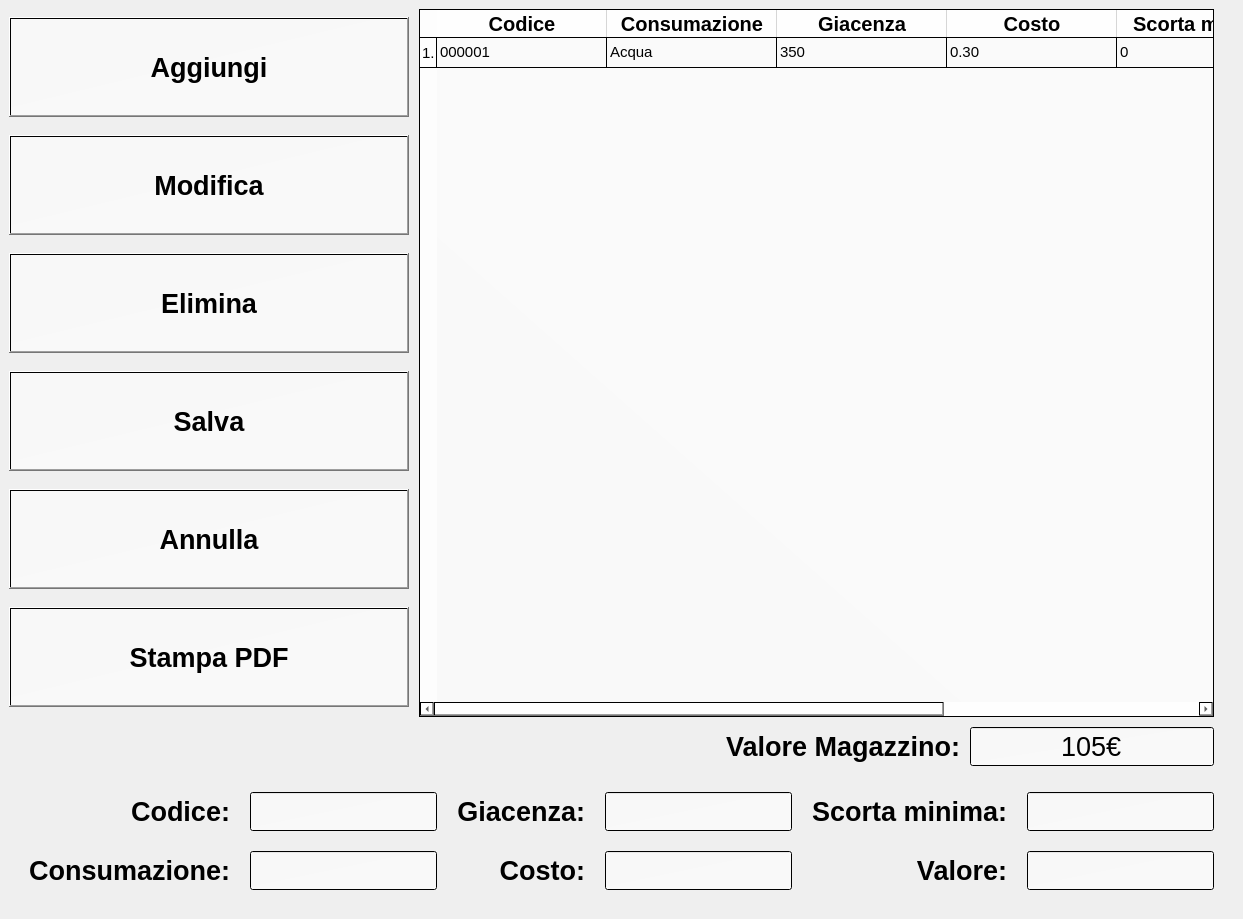
<?xml version="1.0" encoding="UTF-8"?>
<ui version="4.0">
 <class>MainWindow</class>
 <widget class="QMainWindow" name="MainWindow">
  <property name="geometry">
   <rect>
    <x>0</x>
    <y>0</y>
    <width>1243</width>
    <height>919</height>
   </rect>
  </property>
  <property name="minimumSize">
   <size>
    <width>1243</width>
    <height>744</height>
   </size>
  </property>
  <property name="windowTitle">
   <string>Magazzino</string>
  </property>
  <property name="windowIcon">
   <iconset>
    <normaloff>resources/logo/logo_small_icon_only_inverted.png</normaloff>resources/logo/logo_small_icon_only_inverted.png</iconset>
  </property>
  <property name="styleSheet">
   <string notr="true">background-image: url(:/magazzino/calzificio-primato-processo-produttivo-logistica-header-2.jpg);</string>
  </property>
  <widget class="QWidget" name="centralwidget">
   <layout class="QGridLayout" name="gridLayout_2">
    <item row="0" column="0">
     <layout class="QVBoxLayout" name="verticalLayout">
      <property name="spacing">
       <number>10</number>
      </property>
      <property name="rightMargin">
       <number>20</number>
      </property>
      <item>
       <layout class="QHBoxLayout" name="horizontalLayout">
        <item>
         <layout class="QVBoxLayout" name="verticalLayout_2">
          <item>
           <widget class="QPushButton" name="pushButton_Aggiungi">
            <property name="minimumSize">
             <size>
              <width>0</width>
              <height>20</height>
             </size>
            </property>
            <property name="maximumSize">
             <size>
              <width>400</width>
              <height>100</height>
             </size>
            </property>
            <property name="font">
             <font>
              <family>Arial</family>
              <pointsize>20</pointsize>
              <weight>75</weight>
              <bold>true</bold>
             </font>
            </property>
            <property name="styleSheet">
             <string notr="true">background-image: url(:/magazzino/tpg.png);
background-color: qlineargradient(spread:pad, x1:0, y1:0, x2:1, y2:1, stop:0 rgba(255, 255, 255, 140), stop:1 rgba(255, 255, 255, 165));</string>
            </property>
            <property name="text">
             <string>Aggiungi</string>
            </property>
           </widget>
          </item>
          <item>
           <widget class="QPushButton" name="pushButton_Modifica">
            <property name="minimumSize">
             <size>
              <width>0</width>
              <height>20</height>
             </size>
            </property>
            <property name="maximumSize">
             <size>
              <width>400</width>
              <height>100</height>
             </size>
            </property>
            <property name="font">
             <font>
              <family>Arial</family>
              <pointsize>20</pointsize>
              <weight>75</weight>
              <bold>true</bold>
             </font>
            </property>
            <property name="styleSheet">
             <string notr="true">background-image: url(:/magazzino/tpg.png);
background-color: qlineargradient(spread:pad, x1:0, y1:0, x2:1, y2:1, stop:0 rgba(255, 255, 255, 140), stop:1 rgba(255, 255, 255, 165));</string>
            </property>
            <property name="text">
             <string>Modifica</string>
            </property>
           </widget>
          </item>
          <item>
           <widget class="QPushButton" name="pushButton_Elimina">
            <property name="minimumSize">
             <size>
              <width>0</width>
              <height>20</height>
             </size>
            </property>
            <property name="maximumSize">
             <size>
              <width>400</width>
              <height>100</height>
             </size>
            </property>
            <property name="font">
             <font>
              <family>Arial</family>
              <pointsize>20</pointsize>
              <weight>75</weight>
              <bold>true</bold>
             </font>
            </property>
            <property name="styleSheet">
             <string notr="true">background-image: url(:/magazzino/tpg.png);
background-color: qlineargradient(spread:pad, x1:0, y1:0, x2:1, y2:1, stop:0 rgba(255, 255, 255, 140), stop:1 rgba(255, 255, 255, 165));</string>
            </property>
            <property name="text">
             <string>Elimina</string>
            </property>
           </widget>
          </item>
          <item>
           <widget class="QPushButton" name="pushButton_Salva">
            <property name="minimumSize">
             <size>
              <width>0</width>
              <height>20</height>
             </size>
            </property>
            <property name="maximumSize">
             <size>
              <width>400</width>
              <height>100</height>
             </size>
            </property>
            <property name="font">
             <font>
              <family>Arial</family>
              <pointsize>20</pointsize>
              <weight>75</weight>
              <bold>true</bold>
             </font>
            </property>
            <property name="styleSheet">
             <string notr="true">background-image: url(:/magazzino/tpg.png);
background-color: qlineargradient(spread:pad, x1:0, y1:0, x2:1, y2:1, stop:0 rgba(255, 255, 255, 140), stop:1 rgba(255, 255, 255, 165));</string>
            </property>
            <property name="text">
             <string>Salva</string>
            </property>
           </widget>
          </item>
          <item>
           <widget class="QPushButton" name="pushButton_Annulla">
            <property name="minimumSize">
             <size>
              <width>0</width>
              <height>20</height>
             </size>
            </property>
            <property name="maximumSize">
             <size>
              <width>400</width>
              <height>100</height>
             </size>
            </property>
            <property name="font">
             <font>
              <family>Arial</family>
              <pointsize>20</pointsize>
              <weight>75</weight>
              <bold>true</bold>
             </font>
            </property>
            <property name="styleSheet">
             <string notr="true">background-image: url(:/magazzino/tpg.png);
background-color: qlineargradient(spread:pad, x1:0, y1:0, x2:1, y2:1, stop:0 rgba(255, 255, 255, 140), stop:1 rgba(255, 255, 255, 165));</string>
            </property>
            <property name="text">
             <string>Annulla</string>
            </property>
           </widget>
          </item>
          <item>
           <widget class="QPushButton" name="pushButton_StampaPDF">
            <property name="minimumSize">
             <size>
              <width>0</width>
              <height>20</height>
             </size>
            </property>
            <property name="maximumSize">
             <size>
              <width>400</width>
              <height>100</height>
             </size>
            </property>
            <property name="font">
             <font>
              <family>Arial</family>
              <pointsize>20</pointsize>
              <weight>75</weight>
              <bold>true</bold>
             </font>
            </property>
            <property name="styleSheet">
             <string notr="true">background-image: url(:/magazzino/tpg.png);
background-color: qlineargradient(spread:pad, x1:0, y1:0, x2:1, y2:1, stop:0 rgba(255, 255, 255, 140), stop:1 rgba(255, 255, 255, 165));</string>
            </property>
            <property name="text">
             <string>Stampa PDF</string>
            </property>
           </widget>
          </item>
         </layout>
        </item>
        <item>
         <widget class="QTableWidget" name="tableWidget_MAgazzino">
          <property name="sizePolicy">
           <sizepolicy hsizetype="Maximum" vsizetype="Expanding">
            <horstretch>0</horstretch>
            <verstretch>0</verstretch>
           </sizepolicy>
          </property>
          <property name="maximumSize">
           <size>
            <width>1050</width>
            <height>16777215</height>
           </size>
          </property>
          <property name="font">
           <font>
            <family>Arial</family>
            <pointsize>11</pointsize>
           </font>
          </property>
          <property name="styleSheet">
           <string notr="true">background-image: url(:/magazzino/tpg.png);
background-color: qlineargradient(spread:pad, x1:0, y1:1, x2:1, y2:0, stop:0 rgba(255, 255, 255, 164), stop:1 rgba(255, 255, 255, 174));</string>
          </property>
          <property name="editTriggers">
           <set>QAbstractItemView::NoEditTriggers</set>
          </property>
          <property name="selectionBehavior">
           <enum>QAbstractItemView::SelectRows</enum>
          </property>
          <attribute name="horizontalHeaderDefaultSectionSize">
           <number>170</number>
          </attribute>
          <attribute name="horizontalHeaderShowSortIndicator" stdset="0">
           <bool>false</bool>
          </attribute>
          <attribute name="horizontalHeaderStretchLastSection">
           <bool>true</bool>
          </attribute>
          <row>
           <property name="text">
            <string>1.</string>
           </property>
          </row>
          <column>
           <property name="text">
            <string>Codice</string>
           </property>
           <property name="font">
            <font>
             <family>Arial</family>
             <pointsize>15</pointsize>
             <weight>75</weight>
             <bold>true</bold>
            </font>
           </property>
          </column>
          <column>
           <property name="text">
            <string>Consumazione</string>
           </property>
           <property name="font">
            <font>
             <family>Arial</family>
             <pointsize>15</pointsize>
             <weight>75</weight>
             <bold>true</bold>
            </font>
           </property>
          </column>
          <column>
           <property name="text">
            <string>Giacenza</string>
           </property>
           <property name="font">
            <font>
             <family>Arial</family>
             <pointsize>15</pointsize>
             <weight>75</weight>
             <bold>true</bold>
            </font>
           </property>
          </column>
          <column>
           <property name="text">
            <string>Costo</string>
           </property>
           <property name="font">
            <font>
             <family>Arial</family>
             <pointsize>15</pointsize>
             <weight>75</weight>
             <bold>true</bold>
            </font>
           </property>
          </column>
          <column>
           <property name="text">
            <string>Scorta minima</string>
           </property>
           <property name="font">
            <font>
             <family>Arial</family>
             <pointsize>15</pointsize>
             <weight>75</weight>
             <bold>true</bold>
            </font>
           </property>
          </column>
          <column>
           <property name="text">
            <string>Valore</string>
           </property>
           <property name="font">
            <font>
             <family>Arial</family>
             <pointsize>15</pointsize>
             <weight>75</weight>
             <bold>true</bold>
            </font>
           </property>
          </column>
          <item row="0" column="0">
           <property name="text">
            <string>000001</string>
           </property>
          </item>
          <item row="0" column="1">
           <property name="text">
            <string>Acqua</string>
           </property>
          </item>
          <item row="0" column="2">
           <property name="text">
            <string>350</string>
           </property>
          </item>
          <item row="0" column="3">
           <property name="text">
            <string>0.30</string>
           </property>
          </item>
          <item row="0" column="4">
           <property name="text">
            <string>0</string>
           </property>
          </item>
          <item row="0" column="5">
           <property name="text">
            <string>105</string>
           </property>
          </item>
         </widget>
        </item>
       </layout>
      </item>
      <item>
       <layout class="QHBoxLayout" name="horizontalLayout_7">
        <item>
         <spacer name="horizontalSpacer">
          <property name="orientation">
           <enum>Qt::Horizontal</enum>
          </property>
          <property name="sizeType">
           <enum>QSizePolicy::Expanding</enum>
          </property>
          <property name="sizeHint" stdset="0">
           <size>
            <width>800</width>
            <height>20</height>
           </size>
          </property>
         </spacer>
        </item>
        <item>
         <widget class="QLabel" name="label_7">
          <property name="font">
           <font>
            <family>Arial</family>
            <pointsize>20</pointsize>
            <weight>75</weight>
            <bold>true</bold>
           </font>
          </property>
          <property name="styleSheet">
           <string notr="true">background-image: url(:/magazzino/tpg.png);
</string>
          </property>
          <property name="text">
           <string>Valore Magazzino:</string>
          </property>
         </widget>
        </item>
        <item>
         <widget class="QLineEdit" name="lineEdit_4">
          <property name="enabled">
           <bool>true</bool>
          </property>
          <property name="sizePolicy">
           <sizepolicy hsizetype="Fixed" vsizetype="Fixed">
            <horstretch>0</horstretch>
            <verstretch>0</verstretch>
           </sizepolicy>
          </property>
          <property name="font">
           <font>
            <family>Arial</family>
            <pointsize>20</pointsize>
           </font>
          </property>
          <property name="styleSheet">
           <string notr="true">background-image: url(:/magazzino/tpg.png);
background-color: qlineargradient(spread:pad, x1:0, y1:0, x2:1, y2:1, stop:0 rgba(255, 255, 255, 140), stop:1 rgba(255, 255, 255, 165));</string>
          </property>
          <property name="text">
           <string>105€</string>
          </property>
          <property name="alignment">
           <set>Qt::AlignCenter</set>
          </property>
          <property name="readOnly">
           <bool>true</bool>
          </property>
          <property name="clearButtonEnabled">
           <bool>false</bool>
          </property>
         </widget>
        </item>
       </layout>
      </item>
     </layout>
    </item>
    <item row="1" column="0">
     <layout class="QGridLayout" name="gridLayout">
      <property name="leftMargin">
       <number>20</number>
      </property>
      <property name="topMargin">
       <number>20</number>
      </property>
      <property name="rightMargin">
       <number>20</number>
      </property>
      <property name="bottomMargin">
       <number>20</number>
      </property>
      <property name="spacing">
       <number>20</number>
      </property>
      <item row="1" column="3">
       <widget class="QLineEdit" name="lineEdit_Costo">
        <property name="font">
         <font>
          <family>Arial</family>
          <pointsize>20</pointsize>
         </font>
        </property>
        <property name="styleSheet">
         <string notr="true">background-image: url(:/magazzino/tpg.png);
background-color: qlineargradient(spread:pad, x1:0, y1:0, x2:1, y2:1, stop:0 rgba(255, 255, 255, 140), stop:1 rgba(255, 255, 255, 165));</string>
        </property>
        <property name="clearButtonEnabled">
         <bool>true</bool>
        </property>
       </widget>
      </item>
      <item row="0" column="4">
       <widget class="QLabel" name="label_5">
        <property name="font">
         <font>
          <family>Arial</family>
          <pointsize>20</pointsize>
          <weight>75</weight>
          <bold>true</bold>
         </font>
        </property>
        <property name="styleSheet">
         <string notr="true">background-image: url(:/magazzino/tpg.png);
</string>
        </property>
        <property name="text">
         <string>Scorta minima:</string>
        </property>
        <property name="alignment">
         <set>Qt::AlignRight|Qt::AlignTrailing|Qt::AlignVCenter</set>
        </property>
       </widget>
      </item>
      <item row="0" column="0">
       <widget class="QLabel" name="label">
        <property name="font">
         <font>
          <family>Arial</family>
          <pointsize>20</pointsize>
          <weight>75</weight>
          <bold>true</bold>
         </font>
        </property>
        <property name="styleSheet">
         <string notr="true">background-image: url(:/magazzino/tpg.png);
</string>
        </property>
        <property name="text">
         <string>Codice:</string>
        </property>
        <property name="alignment">
         <set>Qt::AlignRight|Qt::AlignTrailing|Qt::AlignVCenter</set>
        </property>
       </widget>
      </item>
      <item row="1" column="0">
       <widget class="QLabel" name="label_2">
        <property name="font">
         <font>
          <family>Arial</family>
          <pointsize>20</pointsize>
          <weight>75</weight>
          <bold>true</bold>
         </font>
        </property>
        <property name="styleSheet">
         <string notr="true">background-image: url(:/magazzino/tpg.png);
</string>
        </property>
        <property name="text">
         <string>Consumazione:</string>
        </property>
        <property name="alignment">
         <set>Qt::AlignRight|Qt::AlignTrailing|Qt::AlignVCenter</set>
        </property>
       </widget>
      </item>
      <item row="0" column="1">
       <widget class="QLineEdit" name="lineEdit_Codice">
        <property name="font">
         <font>
          <family>Arial</family>
          <pointsize>20</pointsize>
         </font>
        </property>
        <property name="styleSheet">
         <string notr="true">background-image: url(:/magazzino/tpg.png);
background-color: qlineargradient(spread:pad, x1:0, y1:0, x2:1, y2:1, stop:0 rgba(255, 255, 255, 140), stop:1 rgba(255, 255, 255, 165));</string>
        </property>
        <property name="clearButtonEnabled">
         <bool>true</bool>
        </property>
       </widget>
      </item>
      <item row="1" column="1">
       <widget class="QLineEdit" name="lineEdit_Consumazione">
        <property name="font">
         <font>
          <family>Arial</family>
          <pointsize>20</pointsize>
         </font>
        </property>
        <property name="styleSheet">
         <string notr="true">background-image: url(:/magazzino/tpg.png);
background-color: qlineargradient(spread:pad, x1:0, y1:0, x2:1, y2:1, stop:0 rgba(255, 255, 255, 140), stop:1 rgba(255, 255, 255, 165));</string>
        </property>
        <property name="clearButtonEnabled">
         <bool>true</bool>
        </property>
       </widget>
      </item>
      <item row="1" column="2">
       <widget class="QLabel" name="label_4">
        <property name="font">
         <font>
          <family>Arial</family>
          <pointsize>20</pointsize>
          <weight>75</weight>
          <bold>true</bold>
         </font>
        </property>
        <property name="styleSheet">
         <string notr="true">background-image: url(:/magazzino/tpg.png);
</string>
        </property>
        <property name="text">
         <string>Costo:</string>
        </property>
        <property name="alignment">
         <set>Qt::AlignRight|Qt::AlignTrailing|Qt::AlignVCenter</set>
        </property>
       </widget>
      </item>
      <item row="0" column="2">
       <widget class="QLabel" name="label_3">
        <property name="font">
         <font>
          <family>Arial</family>
          <pointsize>20</pointsize>
          <weight>75</weight>
          <bold>true</bold>
         </font>
        </property>
        <property name="styleSheet">
         <string notr="true">background-image: url(:/magazzino/tpg.png);
</string>
        </property>
        <property name="text">
         <string>Giacenza:</string>
        </property>
        <property name="alignment">
         <set>Qt::AlignRight|Qt::AlignTrailing|Qt::AlignVCenter</set>
        </property>
       </widget>
      </item>
      <item row="0" column="3">
       <widget class="QLineEdit" name="lineEdit_Giacenza">
        <property name="font">
         <font>
          <family>Arial</family>
          <pointsize>20</pointsize>
         </font>
        </property>
        <property name="styleSheet">
         <string notr="true">background-image: url(:/magazzino/tpg.png);
background-color: qlineargradient(spread:pad, x1:0, y1:0, x2:1, y2:1, stop:0 rgba(255, 255, 255, 140), stop:1 rgba(255, 255, 255, 165));</string>
        </property>
        <property name="clearButtonEnabled">
         <bool>true</bool>
        </property>
       </widget>
      </item>
      <item row="0" column="5">
       <widget class="QLineEdit" name="lineEdit_ScortaMinima">
        <property name="font">
         <font>
          <family>Arial</family>
          <pointsize>20</pointsize>
         </font>
        </property>
        <property name="styleSheet">
         <string notr="true">background-image: url(:/magazzino/tpg.png);
background-color: qlineargradient(spread:pad, x1:0, y1:0, x2:1, y2:1, stop:0 rgba(255, 255, 255, 140), stop:1 rgba(255, 255, 255, 165));</string>
        </property>
        <property name="clearButtonEnabled">
         <bool>true</bool>
        </property>
       </widget>
      </item>
      <item row="1" column="4">
       <widget class="QLabel" name="label_6">
        <property name="font">
         <font>
          <family>Arial</family>
          <pointsize>20</pointsize>
          <weight>75</weight>
          <bold>true</bold>
         </font>
        </property>
        <property name="styleSheet">
         <string notr="true">background-image: url(:/magazzino/tpg.png);
</string>
        </property>
        <property name="text">
         <string>Valore:</string>
        </property>
        <property name="alignment">
         <set>Qt::AlignRight|Qt::AlignTrailing|Qt::AlignVCenter</set>
        </property>
       </widget>
      </item>
      <item row="1" column="5">
       <widget class="QLineEdit" name="lineEdit_Valore">
        <property name="font">
         <font>
          <family>Arial</family>
          <pointsize>20</pointsize>
         </font>
        </property>
        <property name="styleSheet">
         <string notr="true">background-image: url(:/magazzino/tpg.png);
background-color: qlineargradient(spread:pad, x1:0, y1:0, x2:1, y2:1, stop:0 rgba(255, 255, 255, 140), stop:1 rgba(255, 255, 255, 165));</string>
        </property>
        <property name="clearButtonEnabled">
         <bool>true</bool>
        </property>
       </widget>
      </item>
     </layout>
    </item>
   </layout>
  </widget>
 </widget>
 <resources>
  <include location="resources/Magazzino/magazzino.qrc"/>
 </resources>
 <connections/>
</ui>
